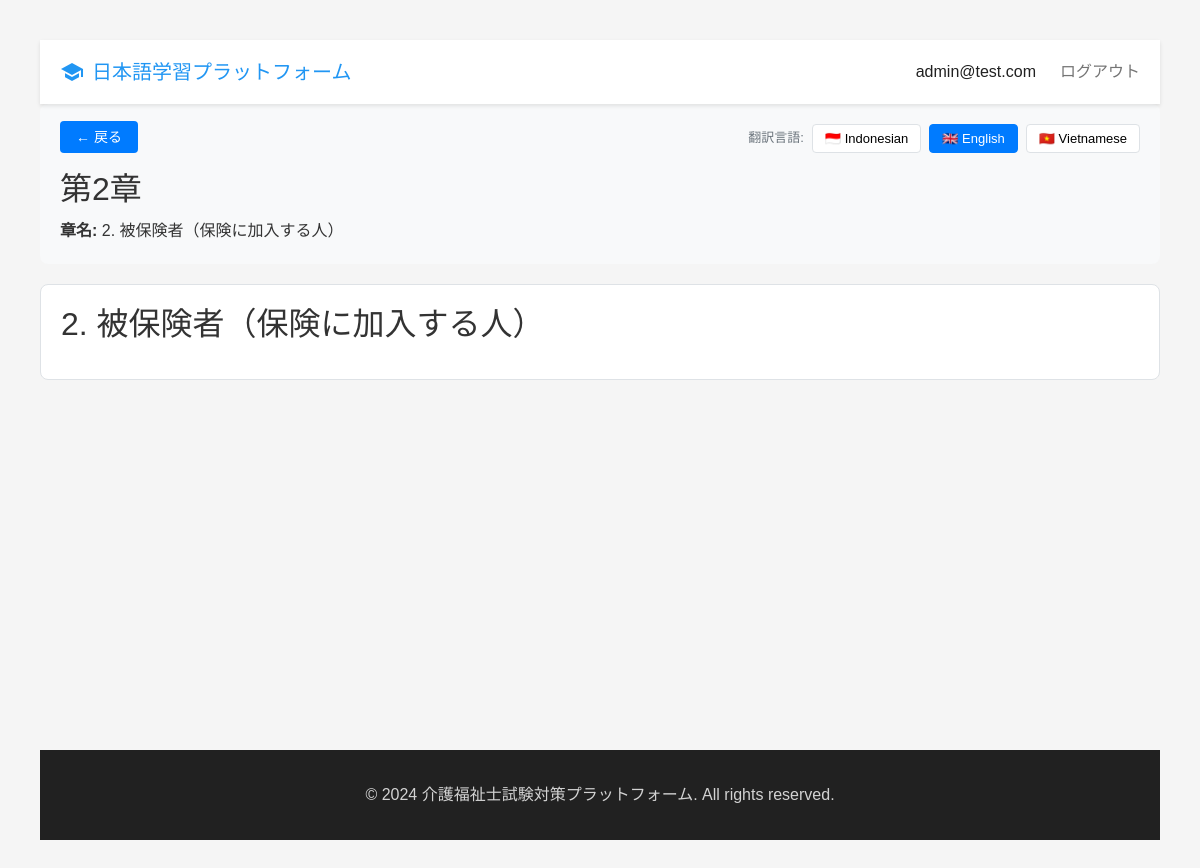
The page /chapter-db/2/ (signed in) on the database as committed earlier.
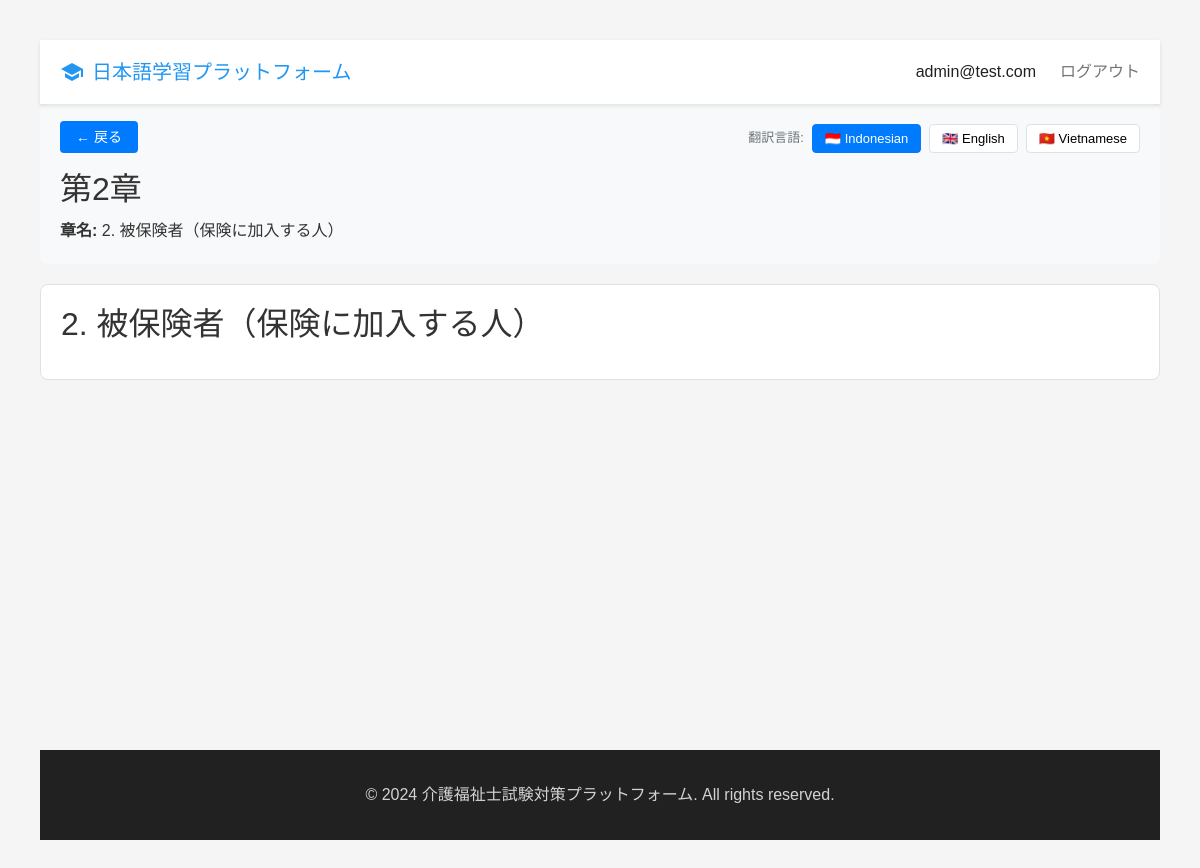
The same page on the database as committed later.
### apps/web/views.py (the view)
# urls.py: path('chapter-db/<int:page_id>/', views.chapter_page_view, name='chapter_page'),
@login_required
def chapter_page_view(request, page_id):
    from apps.learning.models import Page, TextBlock, QuizQuestion
    from django.shortcuts import get_object_or_404
    page = get_object_or_404(Page, id=page_id)
    text_blocks = page.text_blocks.all().prefetch_related('vocabulary')
    quiz_questions = page.quiz_questions.all().prefetch_related('options')
    user_language = request.GET.get('lang')
    if not user_language:
        user_language = request.user.native_language if request.user.is_authenticated else 'id'
    context = {
        'page': page,
        'text_blocks': text_blocks,
        'quiz_questions': quiz_questions,
        'chapter': page.chapter,
        'item': page.chapter.item,
        'subject': page.chapter.item.subject,
        'user_language': user_language,
    }
    return render(request, 'subjects/chapter_page.html', context)

### templates/subjects/chapter_page.html (shortened to what this page needs)
{% extends 'base.html' %}
{% load static %}
{% load translation_helpers %}
{% block extra_head %}
    <link rel="stylesheet" href="https://cdnjs.cloudflare.com/ajax/libs/font-awesome/6.4.0/css/all.min.css">
{% endblock %}
{% block content %}
    <div class="header">
        <div class="language-selector">
            <span style="font-size: 13px; color: #6c757d;">翻訳言語:</span>
            <button class="language-btn {% if user_language == 'id' %}active{% endif %}" data-lang="id">🇮🇩 Indonesian</button>
            <button class="language-btn {% if user_language == 'en' %}active{% endif %}" data-lang="en">🇬🇧 English</button>
            <button class="language-btn {% if user_language == 'vi' %}active{% endif %}" data-lang="vi">🇻🇳 Vietnamese</button>
        </div>
        <a href="{% url 'subject_detail' subject.name %}" class="back-btn">← 戻る</a>
        <h1 class="chapter-title">{{ chapter.name }}</h1>
        <p><strong>章名:</strong> {{ page.name }}</p>
    </div>
    <div class="content">
        <h2>{{ page.name }}</h2>
    </div>
{% endblock %}

Rows that differ between the two databases and show on the page:
changed User "admin@test.com": native_language "en" → "id" (drawn)
